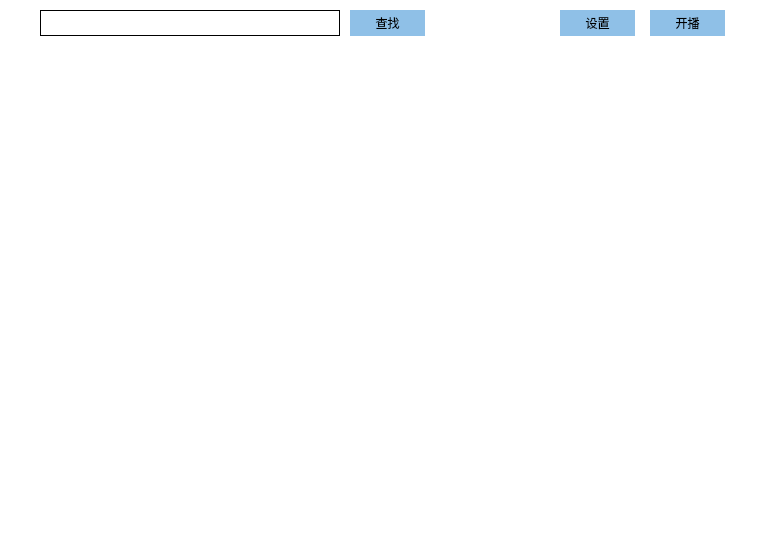
<?xml version="1.0" encoding="UTF-8"?>
<ui version="4.0">
 <class>LiveLobbyWidget</class>
 <widget class="QWidget" name="LiveLobbyWidget">
  <property name="geometry">
   <rect>
    <x>0</x>
    <y>0</y>
    <width>770</width>
    <height>540</height>
   </rect>
  </property>
  <property name="windowTitle">
   <string>LiveLobbyWidget</string>
  </property>
  <property name="styleSheet">
   <string notr="true">border: 0px;
background-color: #ffffff;</string>
  </property>
  <widget class="QLineEdit" name="m_searchLineEdit">
   <property name="geometry">
    <rect>
     <x>40</x>
     <y>10</y>
     <width>300</width>
     <height>26</height>
    </rect>
   </property>
   <property name="styleSheet">
    <string notr="true">border: 1px solid #000000;</string>
   </property>
  </widget>
  <widget class="QPushButton" name="m_searchPushButton">
   <property name="geometry">
    <rect>
     <x>350</x>
     <y>10</y>
     <width>75</width>
     <height>26</height>
    </rect>
   </property>
   <property name="styleSheet">
    <string notr="true">background-color: #8fc0e7;</string>
   </property>
   <property name="text">
    <string>查找</string>
   </property>
  </widget>
  <widget class="QPushButton" name="m_openLivePushButton">
   <property name="geometry">
    <rect>
     <x>650</x>
     <y>10</y>
     <width>75</width>
     <height>26</height>
    </rect>
   </property>
   <property name="styleSheet">
    <string notr="true">background-color: #8fc0e7;</string>
   </property>
   <property name="text">
    <string>开播</string>
   </property>
  </widget>
  <widget class="QPushButton" name="m_settingPushButton">
   <property name="geometry">
    <rect>
     <x>560</x>
     <y>10</y>
     <width>75</width>
     <height>26</height>
    </rect>
   </property>
   <property name="styleSheet">
    <string notr="true">background-color: #8fc0e7;</string>
   </property>
   <property name="text">
    <string>设置</string>
   </property>
  </widget>
  <widget class="QScrollArea" name="m_scrollArea">
   <property name="geometry">
    <rect>
     <x>10</x>
     <y>60</y>
     <width>750</width>
     <height>480</height>
    </rect>
   </property>
   <property name="widgetResizable">
    <bool>true</bool>
   </property>
   <widget class="QWidget" name="scrollAreaWidgetContents_2">
    <property name="geometry">
     <rect>
      <x>0</x>
      <y>0</y>
      <width>750</width>
      <height>480</height>
     </rect>
    </property>
   </widget>
  </widget>
 </widget>
 <resources/>
 <connections/>
</ui>
